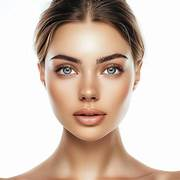
#> input picture Face Detection/Face.jpg, 180 x 180 px, found by its file name
$ jupyter execute 'Face & eye detection .ipynb'
#> lines starting #> are read from the running program, lines starting #| are printed output that depends on the picture; after the words box and inside, x2 and y2 are one past the last pixel; in counts of white or black regions, pixels touching at a corner belong together
[cell 1]
import numpy as np
import cv2

[cell 2]
#Load the face and eye Haar cascade classifier
face_clasifier = cv2.CascadeClassifier(r"C:\Users\K anusree\OneDrive\Desktop\FSDS\DEEP LEARNING\Face Detection\haarcascade_frontalface_default.xml")
eye_classifier = cv2.CascadeClassifier(r"C:\Users\K anusree\OneDrive\Desktop\FSDS\DEEP LEARNING\Face Detection\haarcascade_eye.xml")

[cell 3]
img = cv2.imread(r"C:\Users\K anusree\OneDrive\Desktop\FSDS\DEEP LEARNING\Face Detection\Face.jpg")
#> img is the input picture: shape (180, 180, 3); mean B, G, R 183.3, 195.2, 213.2

[cell 4]
if img is None:
    print("Error: Image not found or cannot be loaded!")
    exit()

[cell 5]
gray = cv2.cvtColor(img, cv2.COLOR_BGR2GRAY)
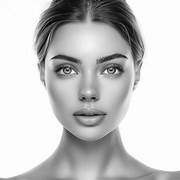
#> gray: shape (180, 180); min 0, max 255, mean 199.3

[cell 6]
faces = face_clasifier.detectMultiScale(gray,1.3,5)
#> faces = [[31, 22, 116, 116]]

# Check if faces are detected
if len(faces) == 0:
    print("No Face Found")

[cell 7]
for (x, y, w, h) in faces:
    # Draw a rectangle around the face
    cv2.rectangle(img, (x, y), (x + w, y + h), (127, 0, 255), 2)
#> this loop made 1 pass
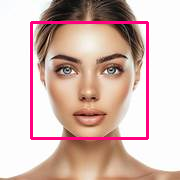
#> img: shape (180, 180, 3); 4.28% of pixels changed, all inside (x1, y1, x2, y2) = (30, 21, 149, 140)

[cell 8]
# Region of interest (ROI) for face
roi_gray = gray[y:y + h, x:x + w]
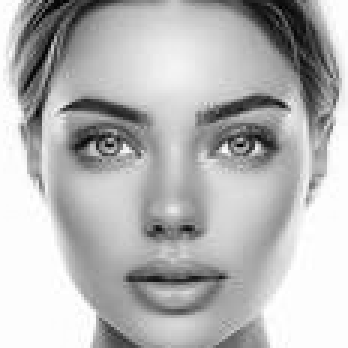
#> roi_gray: shape (116, 116) (shown 3 times larger); min 0, max 255, mean 182.2
roi_color = img[y:y + h, x:x + w]
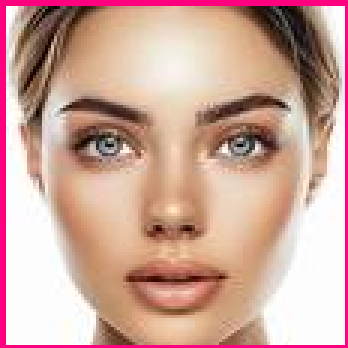
#> roi_color: shape (116, 116, 3) (shown 3 times larger); mean B, G, R 154.7, 166.1, 206.2

[cell 9]
# Detect eyes within the face region
eyes = eye_classifier.detectMultiScale(roi_gray)
#> eyes = [[66, 33, 29, 29], [18, 33, 31, 31]]

[cell 10]
for (ex, ey, ew, eh) in eyes:
        # Draw rectangle around each detected eye
        cv2.rectangle(roi_color, (ex, ey), (ex + ew, ey + eh), (255, 255, 0), 2)
#> this loop made 2 passes
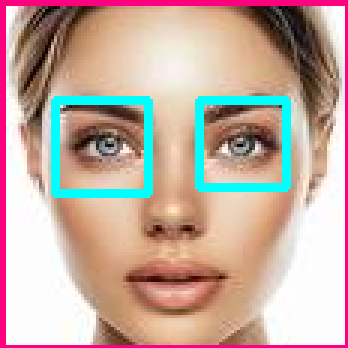
#> roi_color: shape (116, 116, 3) (shown 3 times larger); 5.29% of pixels changed, all inside (x1, y1, x2, y2) = (17, 32, 97, 66)

[cell 11]
# Display the output image with rectangles around faces and eyes
cv2.imshow('img', img)
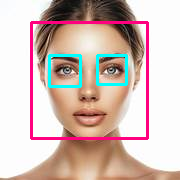
#> window 'img': shape (180, 180, 3); mean B, G, R 182.9, 188.7, 210.8

# Wait for a key press before closing the window
cv2.waitKey(0)
#> Out = 27
